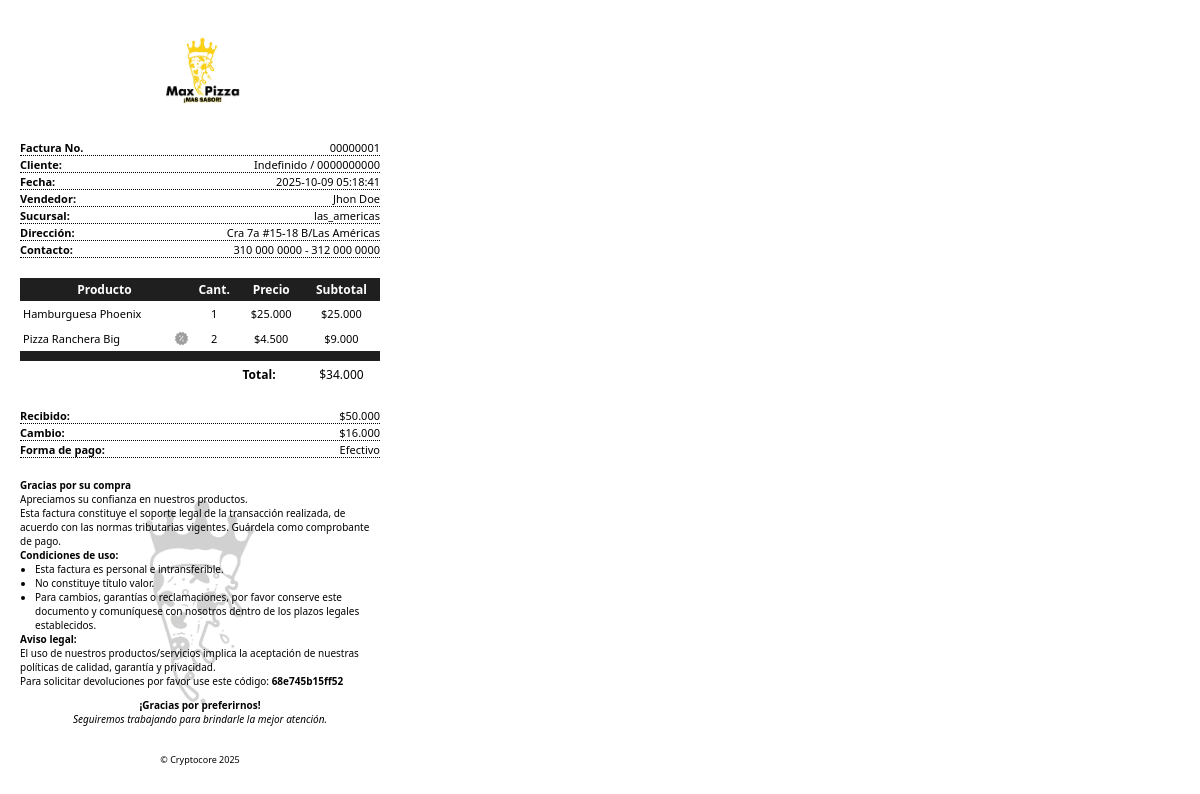
The page /factura/index.php?num=00000001 on the database its author committed.
### tables this page shows
CREATE TABLE `ventas` (
  `id` int NOT NULL,
  `consecutivo` varchar(256) NOT NULL,
  `idventa` varchar(100) NOT NULL,
  `metodopago` enum('efectivo','nequi','daviplata','bancolombia','davivienda','consignacion','otro') NOT NULL DEFAULT 'efectivo',
  `idcaja` int NOT NULL,
  `id_producto` int NOT NULL,
  `producto` varchar(256) NOT NULL,
  `cantidad` int NOT NULL,
  `porciones` int NOT NULL DEFAULT '0',
  `precio` int NOT NULL,
  `total` int NOT NULL,
  `recibido` int NOT NULL DEFAULT '0',
  `unico` int NOT NULL,
  `descuento` int NOT NULL DEFAULT '0',
  `cliente` varchar(256) DEFAULT NULL,
  `clidoc` varchar(256) DEFAULT NULL,
  `usuario` varchar(256) NOT NULL,
  `sucursal` varchar(256) NOT NULL,
  `fechareg` timestamp NOT NULL DEFAULT CURRENT_TIMESTAMP
);

### php/funcion.php (called while the page is built, shortened)
<?php
	function miles($mil) {
		if (strlen($mil) == 4) {
			$mil = substr($mil, 0, strlen($mil) - 3) . '.' . substr($mil, -3);
		}
		elseif (strlen($mil) == 5) {
			$mil = substr($mil, 0, strlen($mil) - 3) . '.' . substr($mil, -3);
		}
		elseif (strlen($mil) == 6) {
			$mil = substr($mil, 0, strlen($mil) - 3) . '.' . substr($mil, -3);
		}
		elseif (strlen($mil) == 7) {
			$mil = substr($mil, 0, strlen($mil) - 6) . ',' . substr($mil, 1, strlen($mil) - 4) . "." .  substr($mil, -3);
		}
		elseif (strlen($mil) == 8) {
			$mil = substr($mil, 0, strlen($mil) - 6) . ',' . substr($mil, 2, strlen($mil) - 5) . "." .  substr($mil, -3);
		}
		elseif (strlen($mil) == 9) {
			$mil = substr($mil, 0, strlen($mil) - 6) . ',' . substr($mil, 3, strlen($mil) - 6) . "." .  substr($mil, -3);
		}
		return $mil;
	}
?>

### factura/index.php (the view, shortened to what this page needs)
<?php
    include('../config/connector.php');
    include('../php/funcion.php');
    if(isset($_GET['num'])){
        $facnum = $_GET['num'];
        $recibido = "";
        $idventa = "";
        $metodopago = "";
        $cambio = 0;
        $total = 0;
?>
<!DOCTYPE html>
<html lang="es">
<head>
</head>
<body>
    <div class="container">
        <img src="../res/images/logo.jpeg" alt="company logo" class="logo">
        <div class="cinfo">
            <div class="cdata">
                <b>Factura No.</b><span><?=$facnum;?></span>
            </div>
            <div class="cdata">
                <b>Cliente:</b><span id="clinom">Indefinido / 123456789</span>
            </div>
            <div class="cdata">
                <b>Fecha:</b><span id="fechafac">01/01/2000</span>
            </div>
            <div class="cdata">
                <b>Vendedor:</b><span id="vendedor">Vendedor</span>
            </div>
            <div class="cdata">
                <b>Sucursal:</b><span id="sucursal">Sucursal</span>
            </div>
            <div class="cdata">
                <b>Dirección:</b><span id="sucursal">Cra 7a #15-18 B/Las Américas</span>
            </div>
            <div class="cdata">
                <b>Contacto:</b><span id="sucursal">310 000 0000 - 312 000 0000</span>
            </div>
        </div>
        <table>
            <thead>
                <tr>
                    <th>Producto</th>
                    <th>Cant.</th>
                    <th>Precio</th>
                    <th>Subtotal</th>
                </tr>
            </thead>
            <tbody>
                <?php
                    $fac = $con -> prepare("SELECT * FROM ventas WHERE consecutivo = ?");
                    $fac -> bind_param('s',$facnum);
                    $fac -> execute();
                    $Rfac = $fac -> get_result();
                    if($Rfac ->num_rows > 0){
                        while($f = $Rfac -> fetch_assoc()){
                            $dsc = '';
                            $total += $f['total'];
                            if($f['descuento'] > 0){
                                $dsc = 'style="background:url(../res/icons/offer-grey.svg) right / 15px no-repeat;"';
                            }
                            echo '
                                <tr>
                                    <td '.$dsc.'>'.$f['producto'].'</td>
                                    <td>'.$f['cantidad'].'</td>
                                    <td>$'.miles($f['precio']).'</td>
                                    <td>$'.miles($f['total']).'</td>
                                </tr>
                            ';
                            $recibido = $f['recibido'];
                            $idventa = $f['idventa'];
                            $metodopago = $f['metodopago'];
                        }
                        $cambio = $recibido - $total;
                        echo '
                            <tr style="background:#1f1f1f;"><td></td><td></td><td></td><td></td></tr>
                            <tr>
                                <td></td>
                                <td></td>
                                <td style="text-align:left;font-size:12px;"><b>Total:</b></td>
                                <td style="font-size:12px;">$'.miles($total).'</td>
                            </tr>
                        ';
                    }
                    else {
                        header("Location: ../");
                    }
                ?>
            </tbody>
        </table>
        <div class="cinfo">
            <div class="cdata">
                <b>Recibido:</b><span>$<?=miles($recibido ?? 0);?></span>
            </div>
            <div class="cdata">
                <b>Cambio:</b><span>$<?=miles($cambio ?? 0);?></span>
            </div>
            <div class="cdata">
                <b>Forma de pago:</b><span id="metpago" style="text-transform: capitalize;"><?=$metodopago;?></span>
            </div>
        </div>
        <div class="factext">
            <b>Gracias por su compra</b>
            <span>Apreciamos su confianza en nuestros productos.</span>
            <p>
                Esta factura constituye el soporte legal de la transacción realizada, de acuerdo con las normas tributarias vigentes. Guárdela como comprobante de pago.
            </p>
            <b>Condiciones de uso:</b>
            <ul>
                <li>Esta factura es personal e intransferible.</li>
                <li>No constituye título valor.</li>
                <li>Para cambios, garantías o reclamaciones, por favor conserve este documento y comuníquese con nosotros dentro de los plazos legales establecidos.</li>
            </ul>
            <b>Aviso legal:</b>
            <span>El uso de nuestros productos/servicios implica la aceptación de nuestras políticas de calidad, garantía y privacidad.</span>
            <span>Para solicitar devoluciones por favor use este código: <b><?=$idventa;?></b></span>
            <b style="margin: 0 auto;margin-top:10px;">¡Gracias por preferirnos!</b>
            <i style="margin: 0 auto;">Seguiremos trabajando para brindarle la mejor atención.</i>
        </div>
        <div class="footer"><span>&copy; Cryptocore <?=date('Y');?></span></div>
    </div>
</body>
</html>
<?php
    }
    else {
        header("Location: ../");
    }
?>

### factura/index.php (style rules this page uses)
* { box-sizing: border-box; }
body { width: 400px; margin: 0; padding: 0; font-family:'Segoe UI', Tahoma, Geneva, Verdana, sans-serif; }
.container { display: flex; flex-direction: column; align-items: center; justify-content: center; gap: 20px; padding: 20px; }
.logo { width: 100px; aspect-ratio: 1/1; object-fit: contain; }
table { width: 100%; border-collapse: collapse; }
table thead tr { background: #1f1f1f; }
table thead tr th { color: #fff; font-size: 12px; text-align: center; padding: 3px; }
table tbody tr td { text-align: center; font-size: 11px; padding: 5px 3px; }
table tbody tr td:nth-child(1) { text-align: left; }
.cinfo { width: 100%; display: flex; flex-direction: column; align-items: flex-start; justify-content: center; gap: 1px; font-size: 11px; }
.cdata { width: 100%; display: flex; align-items: center; justify-content: space-between; border-bottom: 1px dotted; }
.footer span { font-size: 9px; }
.factext { width: 100%; display: flex; flex-direction: column; align-items: flex-start; justify-content: center; font-size: 10px; background: url(../res/images/logotype_bn.png) center / 60% no-repeat; }
.factext p { margin: 0; }
.factext ul { margin: 0; padding: 0px 15px; }

### rows shown on the page
ventas: producto "Hamburguesa Phoenix", cantidad "1", precio "25.000", total "25.000"
ventas: producto "Pizza Ranchera Big", cantidad "2", precio "4.500", total "9.000", recibido "50.000", recibido "16.000", metodopago "Efectivo", idventa "68e745b15ff52"

### other values the page prints
$facnum "00000001"
miles($total) "34.000"
